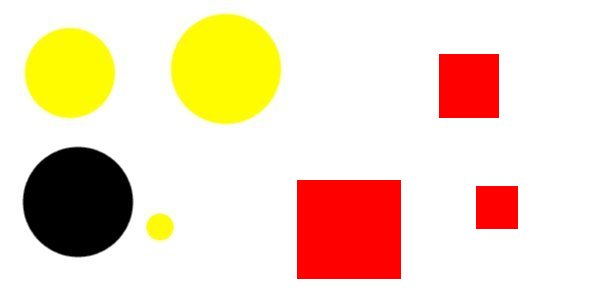
//> input picture demo-square/shapes.jpg, 600 x 300 px
$ ./HoughLines_Demo   (built with g++ and OpenCV 4)
//> lines starting //> are read from the running program, lines starting //| are printed output that depends on the picture; after the words box and inside, x2 and y2 are one past the last pixel; in counts of white or black regions, pixels touching at a corner belong together
/**
 * @file HoughLines_Demo.cpp
 * @brief Demo code for Hough Transform
 * @author OpenCV team
 */

#include "opencv2/highgui/highgui.hpp"
#include "opencv2/imgproc/imgproc.hpp"
#include <iostream>
#include <stdio.h>

using namespace cv;
using namespace std;

Mat src;

void findSquares(Mat &src, Mat src_gray, vector<Vec3f> &squares)
{
	Mat edges;
	int min_threshold = 10;

	//////////////
	// Apply Canny edge detector
	Canny( src_gray, edges, 50, 200, 3 );

	/// Create Trackbars for Thresholds
	char thresh_label[50];
	sprintf( thresh_label, "Thres: %d + input", min_threshold );

	/// 2. Use Probabilistic Hough Transform
	vector<Vec4i> p_lines;
	Mat probabilistic_hough;
	cvtColor( edges, probabilistic_hough, CV_GRAY2BGR );
	HoughLinesP( edges, p_lines, 1, CV_PI/180, min_threshold, 30, 10 );

	/// Show the result
	for( size_t i = 0; i < p_lines.size(); i++ )
	{
		Vec4i l = p_lines[i];
		//line( probabilistic_hough, Point(l[0], l[1]), Point(l[2], l[3]), Scalar(255,0,0), 3, CV_AA);
		line( src, Point(l[0], l[1]), Point(l[2], l[3]), Scalar(255,0,0), 3, CV_AA);
		std::cout << "lines detected @ " << Point(l[0], l[1])<<","<< Point(l[2], l[3]) << ".\n";
	}

	// TODO: identify pairs of same-length same-orientation lines
	// TODO: identify squares as 2 sets of these pairs, report location
}

/**
 * @function main
 */
int main( int argc, char** argv )
{
   //	Mat src = imread( argv[1], 1 );
	Mat src = imread( "shapes.jpg",1);
//> src is the input picture: 300 rows x 600 cols, CV_8UC3; mean B, G, R 195.6, 218.6, 240.9
	if( !src.data )
		{ return -1; }

	Mat channelRed (src.rows, src.cols, CV_8UC1);
	Mat channelGreen (src.rows, src.cols, CV_8UC1);
	Mat channelBlue (src.rows, src.cols, CV_8UC1);
	Mat outImg[] = {channelRed, channelGreen, channelBlue};
	int fromTo[] = { 0,2, 1,1, 2,0};
	mixChannels( &src, 1, outImg, 3, fromTo, 3);

   	vector<Vec3f> squaresR, squaresG, squaresB;
	findSquares(src, channelRed, squaresR);
//> in findSquares, `Canny( src_gray, edges, 50, 200, 3 );`:
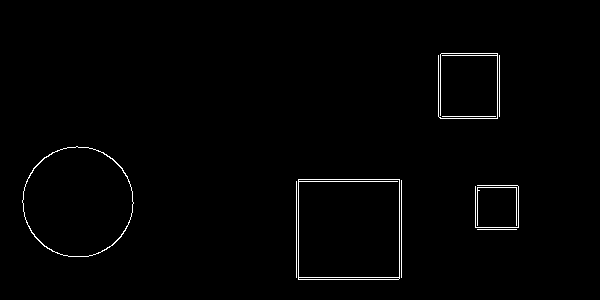
//> edges: 300 rows x 600 cols, CV_8UC1; 1.1% white in thin lines or dots, all inside (x1, y1, x2, y2) = (22, 53, 519, 280)
//> in findSquares, `HoughLinesP( edges, p_lines, 1, CV_PI/180, min_threshold, 30, 10 );`: p_lines = 21 lines (x1, y1, x2, y2), first 8: [296, 277, 296, 181], [298, 181, 401, 181], [497, 118, 497, 53], [440, 118, 489, 118], [298, 279, 398, 279], [298, 277, 401, 277], [298, 179, 399, 179], [499, 116, 499, 55]
//> the loop in findSquares, `for( size_t i = 0; i < p_lines.size(); i++ )` made 21 passes
//> l on passes 1 to 12: [296, 277, 296, 181], [298, 181, 401, 181], [497, 118, 497, 53], [440, 118, 489, 118], [298, 279, 398, 279], [298, 277, 401, 277], [298, 179, 399, 179], [499, 116, 499, 55], [399, 278, 399, 180], [440, 117, 440, 54], [298, 278, 298, 180], [438, 116, 438, 55]
//| lines detected @ [296, 277],[296, 181].
//| lines detected @ [298, 181],[401, 181].
//| lines detected @ [497, 118],[497, 53].
//| lines detected @ [440, 118],[489, 118].
//| lines detected @ [298, 279],[398, 279].
//| lines detected @ [298, 277],[401, 277].
//| lines detected @ [298, 179],[399, 179].
//| lines detected @ [499, 116],[499, 55].
//> (output is shown up to pass 8 of 21)
//> after the loop in findSquares, `for( size_t i = 0; i < p_lines.size(); i++ )`:
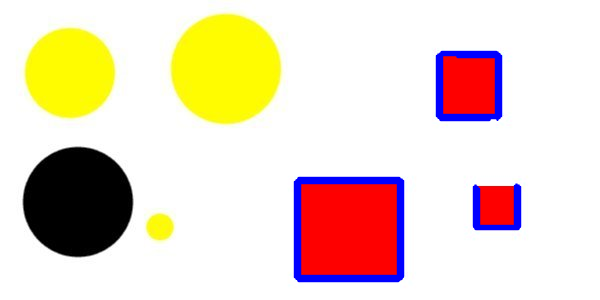
//> src: 300 rows x 600 cols, CV_8UC3; 3.72% of pixels changed, all inside (x1, y1, x2, y2) = (293, 50, 522, 283)
	findSquares(src, channelGreen, squaresG);
//> in findSquares (call 2), `Canny( src_gray, edges, 50, 200, 3 );`:
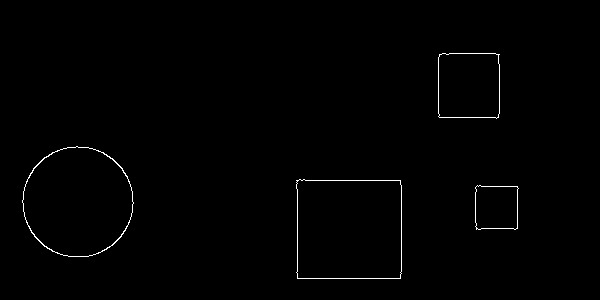
//> edges: 300 rows x 600 cols, CV_8UC1; 0.68% white in thin lines or dots, all inside (x1, y1, x2, y2) = (22, 53, 519, 279)
//> in findSquares (call 2), `HoughLinesP( edges, p_lines, 1, CV_PI/180, min_threshold, 30, 10 );`: p_lines = 12 lines (x1, y1, x2, y2), first 8: [297, 278, 400, 278], [296, 180, 400, 180], [499, 113, 499, 54], [401, 273, 401, 185], [439, 117, 498, 117], [297, 277, 297, 181], [476, 186, 517, 186], [442, 53, 473, 53]
//> the loop in findSquares (call 2), `for( size_t i = 0; i < p_lines.size(); i++ )` made 12 passes
//> l on passes 1 to 12: [297, 278, 400, 278], [296, 180, 400, 180], [499, 113, 499, 54], [401, 273, 401, 185], [439, 117, 498, 117], [297, 277, 297, 181], [476, 186, 517, 186], [442, 53, 473, 53], [438, 116, 438, 57], [517, 228, 517, 187], [475, 226, 475, 187], [476, 228, 516, 228]
//| lines detected @ [297, 278],[400, 278].
//| lines detected @ [296, 180],[400, 180].
//| lines detected @ [499, 113],[499, 54].
//| lines detected @ [401, 273],[401, 185].
//| lines detected @ [439, 117],[498, 117].
//| lines detected @ [297, 277],[297, 181].
//| lines detected @ [476, 186],[517, 186].
//| lines detected @ [442, 53],[473, 53].
//> (output is shown up to pass 8 of 12)
//> after the loop in findSquares (call 2), `for( size_t i = 0; i < p_lines.size(); i++ )`:
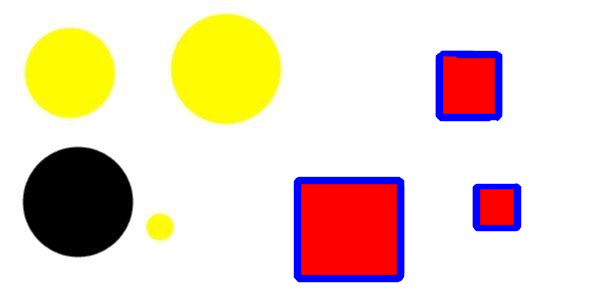
//> src: 300 rows x 600 cols, CV_8UC3; 0.4% of pixels changed, all inside (x1, y1, x2, y2) = (293, 50, 521, 282)
	findSquares(src, channelBlue, squaresB);
//> in findSquares (call 3), `Canny( src_gray, edges, 50, 200, 3 );`:
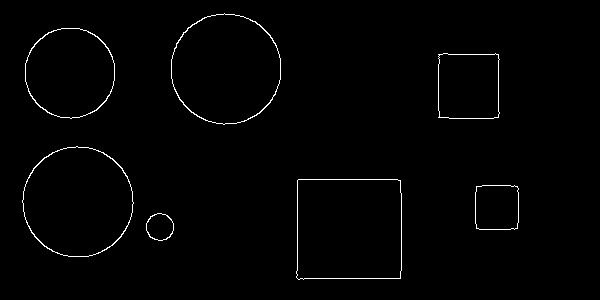
//> edges: 300 rows x 600 cols, CV_8UC1; 1.1% white in thin lines or dots, all inside (x1, y1, x2, y2) = (22, 13, 519, 280)
//> in findSquares (call 3), `cvtColor( edges, probabilistic_hough, CV_GRAY2BGR );`:
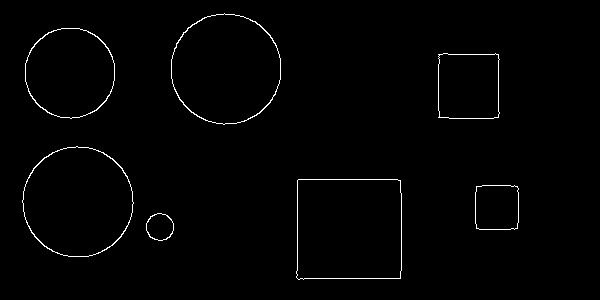
//> probabilistic_hough: 300 rows x 600 cols, CV_8UC3; 1.1% white in thin lines or dots, all inside (x1, y1, x2, y2) = (22, 13, 519, 280)
//> in findSquares (call 3), `HoughLinesP( edges, p_lines, 1, CV_PI/180, min_threshold, 30, 10 );`: p_lines = 12 lines (x1, y1, x2, y2), first 8: [297, 278, 400, 278], [438, 54, 498, 54], [401, 270, 401, 193], [449, 118, 498, 117], [298, 179, 397, 179], [297, 275, 297, 180], [438, 117, 438, 56], [498, 116, 498, 55]
//> the loop in findSquares (call 3), `for( size_t i = 0; i < p_lines.size(); i++ )` made 12 passes
//> l on passes 1 to 12: [297, 278, 400, 278], [438, 54, 498, 54], [401, 270, 401, 193], [449, 118, 498, 117], [298, 179, 397, 179], [297, 275, 297, 180], [438, 117, 438, 56], [498, 116, 498, 55], [482, 185, 514, 185], [479, 229, 517, 228], [475, 220, 476, 186], [518, 222, 518, 188]
//| lines detected @ [297, 278],[400, 278].
//| lines detected @ [438, 54],[498, 54].
//| lines detected @ [401, 270],[401, 193].
//| lines detected @ [449, 118],[498, 117].
//| lines detected @ [298, 179],[397, 179].
//| lines detected @ [297, 275],[297, 180].
//| lines detected @ [438, 117],[438, 56].
//| lines detected @ [498, 116],[498, 55].
//> (output is shown up to pass 8 of 12)
//> after the loop in findSquares (call 3), `for( size_t i = 0; i < p_lines.size(); i++ )`:
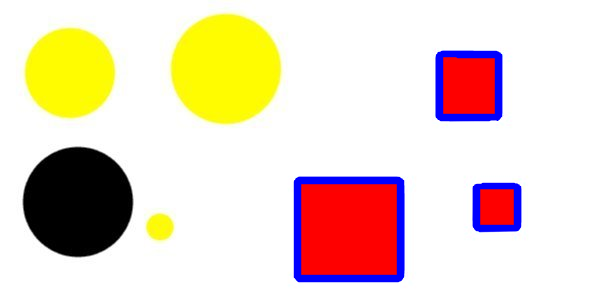
//> src: 300 rows x 600 cols, CV_8UC3; 0.3% of pixels changed, all inside (x1, y1, x2, y2) = (294, 51, 522, 282)


   return 0;
}
